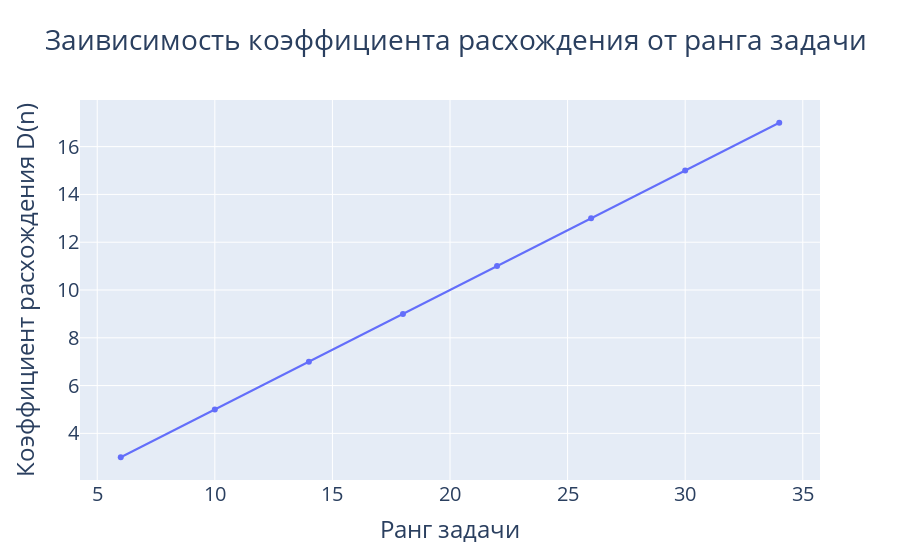

The cell this chart's notebook holds for it:
### Markdown cell above
## Divergence on rank

### Code cell
x = []
y = []
ranks = []
for i in range(1, 9):
    matrix = MatrixPU(config={'p': 1, 'q': 1, 'm': i})
    report = matrix.report
    x.append(report['rank'])
    y.append(report['divergence_coeff'])
fig = go.Figure()
fig.add_trace(
    go.Scatter(x=x, y=y, name='D(n)',
               text=[f'n = {x}, D(n) = {y}' for x, y in zip(x, y)])
)
fig.update_layout(title='Заивисимость коэффициента расхождения от ранга задачи',
                  font=dict(size=20),
                  xaxis_title='Ранг задачи',
                  yaxis_title='Коэффициент расхождения D(n)')
fig.show()

### Figure 1 — Plotly figure (JSON) as saved in the notebook; plotly's stock layout.template omitted (floating-point values rounded to 4 significant figures)
{"data": [{"name": "D(n)", "text": ["n = 6, D(n) = 3.0", "n = 10, D(n) = 5.0", "n = 14, D(n) = 7.0", "n = 18, D(n) = 9.0", "n = 22, D(n) = 11.0", "n = 26, D(n) = 13.000000000000002", "n = 30, D(n) = 15.000000000000002", "n = 34, D(n) = 17.0"], "type": "scatter", "x": [6, 10, 14, 18, 22, 26, 30, 34], "y": [3, 5, 7, 9, 11, 13.0, 15.0, 17]}], "layout": {"font": {"size": 20}, "title": {"text": "Заивисимость коэффициента расхождения от ранга задачи"}, "xaxis": {"title": {"text": "Ранг задачи"}}, "yaxis": {"title": {"text": "Коэффициент расхождения D(n)"}}}}
